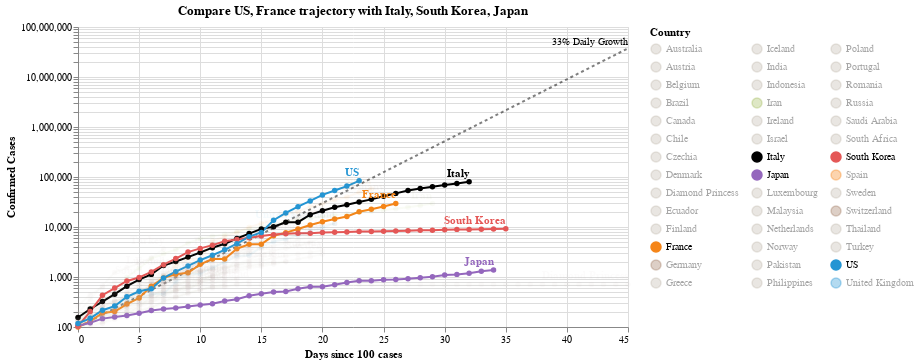

The notebook cell saved with this chart:
### Code cell
#hide_input
chart3 = make_since_chart(['US', 'France'])
chart3

### Figure 1 — Vega-Lite specification as saved in the notebook (floating-point values rounded to 4 significant figures; data arrays with more than 128 entries replaced by an {"elided": "..."} marker saying what was removed)
{"config": {"view": {"continuousWidth": 400, "continuousHeight": 300}}, "layer": [{"mark": {"type": "line", "color": "black", "opacity": 0.5, "strokeDash": [3, 3]}, "encoding": {"x": {"type": "quantitative", "field": "Days since 100 cases"}, "y": {"type": "quantitative", "field": "Confirmed Cases"}}}, {"mark": {"type": "text", "align": "right", "dy": -6, "fontSize": 10, "text": "33% Daily Growth"}, "encoding": {"x": {"type": "quantitative", "field": "Days since 100 cases"}, "y": {"type": "quantitative", "field": "Confirmed Cases"}}, "transform": [{"filter": "(datum['Days since 100 cases'] >= 45)"}]}, {"data": {"name": "data-0716acce323b780949ea4291edb44f31"}, "mark": {"type": "line", "point": true}, "encoding": {"color": {"type": "nominal", "field": "Country", "legend": {"columns": 3, "symbolLimit": 42}, "scale": {"domain": ["Australia", "Austria", "Belgium", "Brazil", "Canada", "Chile", "Czechia", "Denmark", "Diamond Princess", "Ecuador", "Finland", "France", "Germany", "Greece", "Iceland", "India", "Indonesia", "Iran", "Ireland", "Israel", "Italy", "Japan", "Luxembourg", "Malaysia", "Netherlands", "Norway", "Pakistan", "Philippines", "Poland", "Portugal", "Romania", "Russia", "Saudi Arabia", "South Africa", "South Korea", "Spain", "Sweden", "Switzerland", "Thailand", "Turkey", "US", "United Kingdom"], "range": ["#C1B7AD", "#C1B7AD", "#C1B7AD", "#C1B7AD", "#C1B7AD", "#C1B7AD", "#C1B7AD", "#C1B7AD", "#C1B7AD", "#C1B7AD", "#C1B7AD", "#F58518", "#9D755D", "#C1B7AD", "#C1B7AD", "#C1B7AD", "#C1B7AD", "#A1BA59", "#C1B7AD", "#C1B7AD", "black", "#9467bd", "#C1B7AD", "#C1B7AD", "#C1B7AD", "#C1B7AD", "#C1B7AD", "#C1B7AD", "#C1B7AD", "#C1B7AD", "#C1B7AD", "#C1B7AD", "#C1B7AD", "#C1B7AD", "#E45756", "#F58518", "#C1B7AD", "#9D755D", "#C1B7AD", "#C1B7AD", "#2495D3", "#2495D3"]}}, "opacity": {"condition": {"value": 1, "selection": "selector003"}, "value": 0.05}, "tooltip": [{"type": "nominal", "field": "Country"}, {"type": "temporal", "field": "Date"}, {"type": "quantitative", "field": "Confirmed Cases"}, {"type": "quantitative", "field": "Days since 100 cases"}], "x": {"type": "quantitative", "field": "Days since 100 cases"}, "y": {"type": "quantitative", "field": "Confirmed Cases", "scale": {"type": "log"}}}, "selection": {"selector003": {"type": "multi", "fields": ["Country"], "bind": "legend", "init": [{"Country": "US"}, {"Country": "France"}, {"Country": "Italy"}, {"Country": "South Korea"}, {"Country": "Japan"}]}}, "width": 550}, {"data": {"name": "data-0716acce323b780949ea4291edb44f31"}, "mark": {"type": "text", "align": "right", "dy": -8, "fontWeight": "bold"}, "encoding": {"color": {"type": "nominal", "field": "Country", "legend": {"columns": 3, "symbolLimit": 42}, "scale": {"domain": ["Australia", "Austria", "Belgium", "Brazil", "Canada", "Chile", "Czechia", "Denmark", "Diamond Princess", "Ecuador", "Finland", "France", "Germany", "Greece", "Iceland", "India", "Indonesia", "Iran", "Ireland", "Israel", "Italy", "Japan", "Luxembourg", "Malaysia", "Netherlands", "Norway", "Pakistan", "Philippines", "Poland", "Portugal", "Romania", "Russia", "Saudi Arabia", "South Africa", "South Korea", "Spain", "Sweden", "Switzerland", "Thailand", "Turkey", "US", "United Kingdom"], "range": ["#C1B7AD", "#C1B7AD", "#C1B7AD", "#C1B7AD", "#C1B7AD", "#C1B7AD", "#C1B7AD", "#C1B7AD", "#C1B7AD", "#C1B7AD", "#C1B7AD", "#F58518", "#9D755D", "#C1B7AD", "#C1B7AD", "#C1B7AD", "#C1B7AD", "#A1BA59", "#C1B7AD", "#C1B7AD", "black", "#9467bd", "#C1B7AD", "#C1B7AD", "#C1B7AD", "#C1B7AD", "#C1B7AD", "#C1B7AD", "#C1B7AD", "#C1B7AD", "#C1B7AD", "#C1B7AD", "#C1B7AD", "#C1B7AD", "#E45756", "#F58518", "#C1B7AD", "#9D755D", "#C1B7AD", "#C1B7AD", "#2495D3", "#2495D3"]}}, "opacity": {"condition": {"value": 1, "selection": "selector003"}, "value": 0.05}, "text": {"type": "nominal", "field": "Country"}, "tooltip": [{"type": "nominal", "field": "Country"}, {"type": "temporal", "field": "Date"}, {"type": "quantitative", "field": "Confirmed Cases"}, {"type": "quantitative", "field": "Days since 100 cases"}], "x": {"type": "quantitative", "field": "Days since 100 cases"}, "y": {"type": "quantitative", "field": "Confirmed Cases", "scale": {"type": "log"}}}, "transform": [{"filter": "(datum['Date'] >= 1585180800000)"}], "width": 550}], "data": {"name": "data-a4df6692dce8ace7125ac6b99fd660fc"}, "title": "Compare US, France trajectory with Italy, South Korea, Japan", "$schema": "https://vega.github.io/schema/vega-lite/v4.0.2.json", "datasets": {"data-a4df6692dce8ace7125ac6b99fd660fc": [{"Days since 100 cases": 0, "Confirmed Cases": 100.0}, {"Days since 100 cases": 1, "Confirmed Cases": 133.0}, {"Days since 100 cases": 2, "Confirmed Cases": 176.9}, {"Days since 100 cases": 3, "Confirmed Cases": 235.3}, {"Days since 100 cases": 4, "Confirmed Cases": 312.9}, {"Days since 100 cases": 5, "Confirmed Cases": 416.2}, {"Days since 100 cases": 6, "Confirmed Cases": 553.5}, {"Days since 100 cases": 7, "Confirmed Cases": 736.1}, {"Days since 100 cases": 8, "Confirmed Cases": 979.1}, {"Days since 100 cases": 9, "Confirmed Cases": 1302.0}, {"Days since 100 cases": 10, "Confirmed Cases": 1732.0}, {"Days since 100 cases": 11, "Confirmed Cases": 2303.0}, {"Days since 100 cases": 12, "Confirmed Cases": 3064.0}, {"Days since 100 cases": 13, "Confirmed Cases": 4074.0}, {"Days since 100 cases": 14, "Confirmed Cases": 5419.0}, {"Days since 100 cases": 15, "Confirmed Cases": 7207.0}, {"Days since 100 cases": 16, "Confirmed Cases": 9586.0}, {"Days since 100 cases": 17, "Confirmed Cases": 12750.0}, {"Days since 100 cases": 18, "Confirmed Cases": 16960.0}, {"Days since 100 cases": 19, "Confirmed Cases": 22550.0}, {"Days since 100 cases": 20, "Confirmed Cases": 29990.0}, {"Days since 100 cases": 21, "Confirmed Cases": 39890.0}, {"Days since 100 cases": 22, "Confirmed Cases": 53060.0}, {"Days since 100 cases": 23, "Confirmed Cases": 70560.0}, {"Days since 100 cases": 24, "Confirmed Cases": 93850.0}, {"Days since 100 cases": 25, "Confirmed Cases": 124800.0}, {"Days since 100 cases": 26, "Confirmed Cases": 166000.0}, {"Days since 100 cases": 27, "Confirmed Cases": 220800.0}, {"Days since 100 cases": 28, "Confirmed Cases": 293700.0}, {"Days since 100 cases": 29, "Confirmed Cases": 390600.0}, {"Days since 100 cases": 30, "Confirmed Cases": 519500.0}, {"Days since 100 cases": 31, "Confirmed Cases": 690900.0}, {"Days since 100 cases": 32, "Confirmed Cases": 918900.0}, {"Days since 100 cases": 33, "Confirmed Cases": 1222000.0}, {"Days since 100 cases": 34, "Confirmed Cases": 1625000.0}, {"Days since 100 cases": 35, "Confirmed Cases": 2162000.0}, {"Days since 100 cases": 36, "Confirmed Cases": 2875000.0}, {"Days since 100 cases": 37, "Confirmed Cases": 3824000.0}, {"Days since 100 cases": 38, "Confirmed Cases": 5086000.0}, {"Days since 100 cases": 39, "Confirmed Cases": 6764000.0}, {"Days since 100 cases": 40, "Confirmed Cases": 8996000.0}, {"Days since 100 cases": 41, "Confirmed Cases": 11970000.0}, {"Days since 100 cases": 42, "Confirmed Cases": 15910000.0}, {"Days since 100 cases": 43, "Confirmed Cases": 21170000.0}, {"Days since 100 cases": 44, "Confirmed Cases": 28150000.0}, {"Days since 100 cases": 45, "Confirmed Cases": 37440000.0}], "data-0716acce323b780949ea4291edb44f31": {"elided": "767 records"}}}
